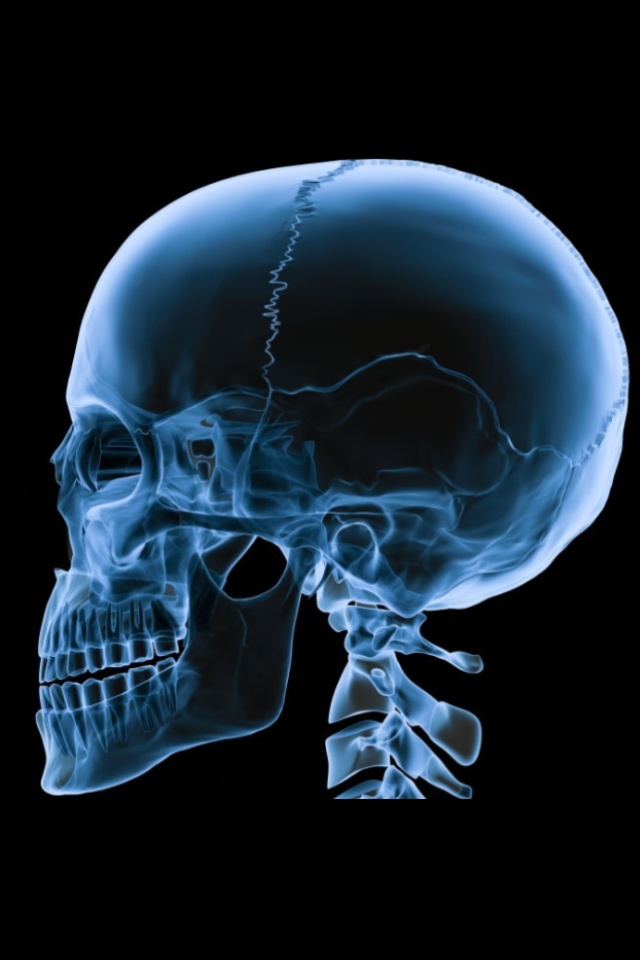
#> input picture P5/s2.jpg, 640 x 960 px
$ jupyter execute 2447137.ipynb
#> lines starting #> are read from the running program, lines starting #| are printed output that depends on the picture
# Two-Level Wavelet Transform for Medical Image Analysis

This notebook implements a comprehensive analysis of medical images using two-level Wavelet Transform to detect subtle features and observe variations in resolution.

[cell 1]
# Import required libraries
import numpy as np
import matplotlib.pyplot as plt
import pywt
import cv2

# Set matplotlib parameters for better visualization
plt.rcParams['figure.figsize'] = [15, 10]
# plt.style.use('seaborn')

## 1. Load and Prepare the Image

First, we'll load a medical X-ray image and prepare it for wavelet transform analysis.

[cell 2]
# Load the X-ray image
# Replace 'xray.jpg' with your image path
image = cv2.imread('s2.jpg', cv2.IMREAD_GRAYSCALE)
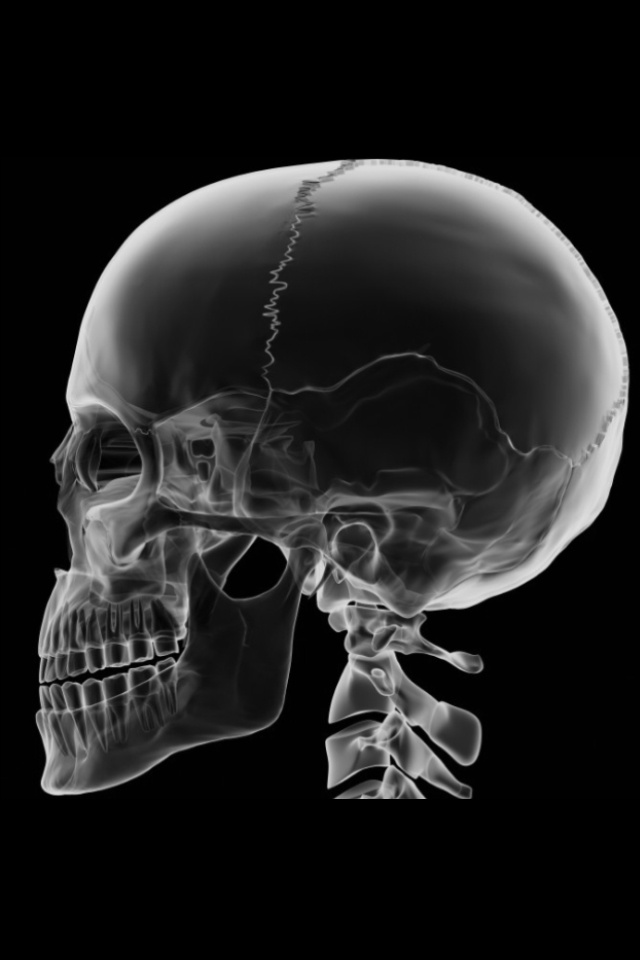
#> image: shape (960, 640); min 0, max 225, mean 34.4

# Display the original image
plt.figure(figsize=(8, 8))
plt.imshow(image, cmap='gray')
plt.title('Original X-ray Image')
plt.axis('off')
plt.show()

## 2. Two-Level Wavelet Transform Implementation

Now we'll implement the two-level wavelet transform using the PyWavelets library. We'll use the 'db1' (Daubechies 1) wavelet, which is suitable for edge detection in medical images.

[cell 3]
# Perform first level 2D DWT
coeffs1 = pywt.dwt2(image, 'db1')
LL1, (LH1, HL1, HH1) = coeffs1
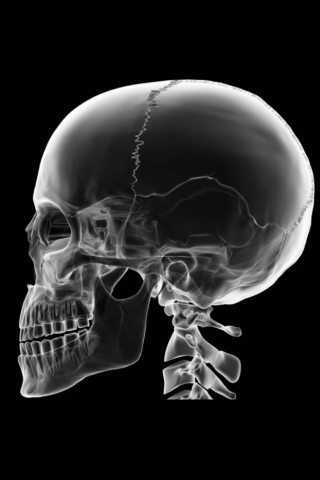
#> LL1: shape (480, 320) float64; min 0, max 445.5, mean 68.8; drawn with min black and max white
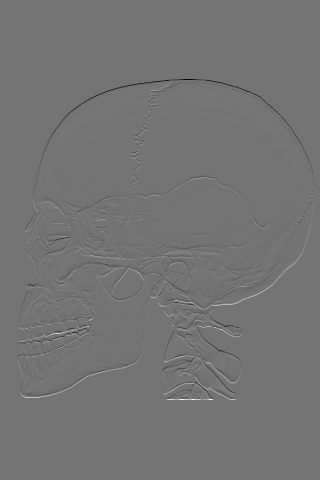
#> LH1: shape (480, 320) float64; min -156.5, max 187.5, mean 0; drawn with min black and max white
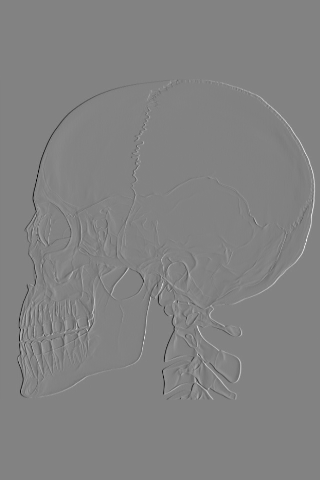
#> HL1: shape (480, 320) float64; min -150, max 142.5, mean 0; drawn with min black and max white
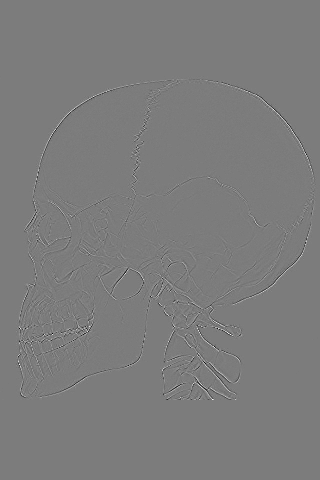
#> HH1: shape (480, 320) float64; min -32, max 33.5, mean 0; drawn with min black and max white

# Perform second level 2D DWT on LL1
coeffs2 = pywt.dwt2(LL1, 'db1')
LL2, (LH2, HL2, HH2) = coeffs2
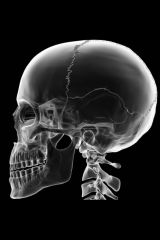
#> LL2: shape (240, 160) float64; min 0, max 884.8, mean 137.6; drawn with min black and max white
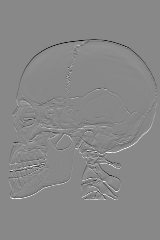
#> LH2: shape (240, 160) float64; min -324, max 282.5, mean 0.1; drawn with min black and max white
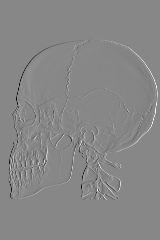
#> HL2: shape (240, 160) float64; min -338, max 298.8, mean 0.1; drawn with min black and max white
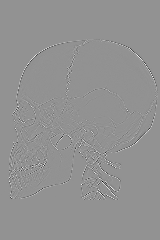
#> HH2: shape (240, 160) float64; min -142, max 105.8, mean 0; drawn with min black and max white

# Function to normalize and convert to uint8 for display
def normalize_for_display(img):
    img_min = np.min(img)
#> img_min = 0
    img_max = np.max(img)
#> img_max = 445.5
    img_normalized = ((img - img_min) * 255 / (img_max - img_min)).astype('uint8')
    return img_normalized

## 3. Display and Analyze Sub-Bands

Now we'll visualize and analyze all the sub-bands from both levels of decomposition.

[cell 4]
# Create a figure for displaying all sub-bands
plt.figure(figsize=(20, 10))

# Level 1 sub-bands
plt.subplot(241)
plt.imshow(normalize_for_display(LL1), cmap='gray')
plt.title('LL1 - First Level Approximation')
plt.axis('off')

plt.subplot(242)
plt.imshow(normalize_for_display(LH1), cmap='gray')
plt.title('LH1 - First Level Vertical Details')
plt.axis('off')

plt.subplot(243)
plt.imshow(normalize_for_display(HL1), cmap='gray')
plt.title('HL1 - First Level Horizontal Details')
plt.axis('off')

plt.subplot(244)
plt.imshow(normalize_for_display(HH1), cmap='gray')
plt.title('HH1 - First Level Diagonal Details')
plt.axis('off')

# Level 2 sub-bands
plt.subplot(245)
plt.imshow(normalize_for_display(LL2), cmap='gray')
plt.title('LL2 - Second Level Approximation')
plt.axis('off')

plt.subplot(246)
plt.imshow(normalize_for_display(LH2), cmap='gray')
plt.title('LH2 - Second Level Vertical Details')
plt.axis('off')

plt.subplot(247)
plt.imshow(normalize_for_display(HL2), cmap='gray')
plt.title('HL2 - Second Level Horizontal Details')
plt.axis('off')

plt.subplot(248)
plt.imshow(normalize_for_display(HH2), cmap='gray')
plt.title('HH2 - Second Level Diagonal Details')
plt.axis('off')

plt.tight_layout()
plt.show()

## 4. Resolution Variation Analysis

Let's analyze the resolution variation between the two levels and calculate some quantitative metrics to understand the differences.

[cell 5]
# Function to calculate energy of a sub-band
def calculate_energy(sub_band):
    return np.sum(np.square(sub_band))

# Calculate and compare energies
energy_metrics = {
    'Level 1': {
        'LL': calculate_energy(LL1),
        'LH': calculate_energy(LH1),
        'HL': calculate_energy(HL1),
        'HH': calculate_energy(HH1)
    },
    'Level 2': {
        'LL': calculate_energy(LL2),
        'LH': calculate_energy(LH2),
        'HL': calculate_energy(HL2),
        'HH': calculate_energy(HH2)
    }
}

# Print analysis
print("Energy Distribution Analysis:\n")
print("Level 1:")
for band, energy in energy_metrics['Level 1'].items():
    print(f"{band}: {energy:,.2f}")
#> this loop made 4 passes
#> (band, energy) on passes 1 to 4: ('LL', 2.5e+09), ('LH', 8766894.8), ('HL', 8423225.8), ('HH', 492144.8)
#| LL: 2,503,053,919.75
#| LH: 8,766,894.75
#| HL: 8,423,225.75
#| HH: 492,144.75
print("\nLevel 2:")
for band, energy in energy_metrics['Level 2'].items():
    print(f"{band}: {energy:,.2f}")
#> this loop made 4 passes
#> (band, energy) on passes 1 to 4: ('LL', 2.46e+09), ('LH', 20249591.9), ('HL', 21181129.9), ('HH', 2825220.9)
#| LL: 2,458,797,976.94
#| LH: 20,249,591.94
#| HL: 21,181,129.94
#| HH: 2,825,220.94

# Calculate and print the resolution reduction ratio
resolution_ratio = LL1.shape[0] / LL2.shape[0]
#> resolution_ratio = 2
print(f"\nResolution reduction ratio from Level 1 to Level 2: {resolution_ratio:.2f}x")
#| Resolution reduction ratio from Level 1 to Level 2: 2.00x
